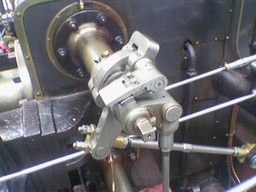
#> input picture Assignment 1/valve.png, 256 x 192 px, shrunk from 640 x 480 before the run
$ jupyter execute VIC2018_Assignment1_LONDONO.ipynb   (shell and % lines are left out)   (older library calls are emulated)
#> lines starting #> are read from the running program, lines starting #| are printed output that depends on the picture
#> further down, img is the input picture: shape (192, 256, 3); mean B, G, R 108.9, 104.8, 106.3
# MA3315: Introduction to Visual Computing
# Juan LONDONO
## Assignment 1

This assignment has two problems.

Let us load the required libraries first.

[cell 1]
from __future__ import print_function
import cv2
import numpy as np
#import Image
import matplotlib.pyplot as plt

## 1. The Canny edge detector

For the first problem, we will implement our own Canny edge detector. Recall that the Canny edge detector consists of the following steps:
* Smoothing the image using a Gaussian filter
* Computing the gradient of the image&mdash;magnitude and direction&mdash;using the Sobel operator
* Non-maximum suppression using the gradient's magnitude and direction
* Double thresholding
* Edge connectivity using hysterisis

#### 1.A Smoothing

This standard smoothing operation can be implemented using the `gaussian_filter` function found in `sklearn.ndimage`.
Alternatively, you can use the following Gaussian filter:

`G = np.array([[2, 4,  5,  2,  2],
               [4, 9,  12, 9,  4],
               [5, 12, 15, 12, 5],
               [4, 9,  12, 9,  4],
               [2, 4,  5,  4,  2]]) / 156;`


[cell 2]
# Building the smoothing function using a gaussian filter

from scipy.ndimage import gaussian_filter

def gaussian_smoothing(image):
    """
    Inputs:
        image                The input image.

    Outputs:
        smoothed_image       The image smoothed through a Gaussian filter of Sigma = 3.
    """

    smoothed = gaussian_filter(image, sigma = 3)

    return smoothed

#### 1.B Gradients

Use the Sobel operators to compute $g_x$ and $g_y$. The magnitude and direction of the gradient can be computed as
$\sqrt{g_x^2 + g_y^2}$, and $\arctan\left(\frac{g_y}{g_x}\right)$

[cell 3]
# Computing the gradient magnitude and direction with Sobel operators

def gradient(smoothed_image):
    """
    Inputs:
        smoothed_image       The image after a guassian smoothing.

    Outputs:
        g_magnitude          The magnitude of the gradient at each pixel.
        g_dir                The direction of the gradient at each pixel.
    """
    # We use the cv2.Sobel function from openCV
    sobelx = cv2.Sobel(img,cv2.CV_64F,1,0,ksize=3)
    sobely = cv2.Sobel(img,cv2.CV_64F,0,1,ksize=3)

    # Calculating magnitude and direction thanks to the given formulas
    g_magnitude = np.sqrt( np.square(sobelx) + np.square(sobely) )
    g_dir = np.absolute( np.arctan2( sobely, sobelx ) )

    return g_magnitude, g_dir

#### 1.C Non-maximum suppression

We will take a simplistic approach to non-maximum suppression. First, we quantise the gradient directions into four values&mdash;$0$, $\frac{\pi}{4}$, $\frac{\pi}{2}$, and $\frac{3\pi}{4}$. Next, we suppress gradients at all points that are not greater than the two neighbours found when moving in the direction perpendicular to the edge.

[cell 4]
def non_maximum_suppression(g_magnitude, g_dir):
    """
    Inputs:
        g_magnitude          The magnitude of the gradient at each pixel.
        g_dir                The direction of the gradient at each pixel.

    Outputs:
        g_max                Image magnitude with thined edges.
    """
    pi = np.pi
    quant_g_dir = np.copy(g_dir)

    # Quantizing the gradient directions into the corresponding value based on their corresponding interval
    np.place(quant_g_dir, (quant_g_dir >= 0) & (quant_g_dir < pi/8), 0)
#> quant_g_dir: shape (192, 256) float64; min 0, max 3.14, mean 1.58
    np.place(quant_g_dir, (quant_g_dir >= pi/8) & (quant_g_dir < 3*pi/8), pi/4)
#> quant_g_dir: shape (192, 256) float64; min 0, max 3.14, mean 1.58
    np.place(quant_g_dir, (quant_g_dir >= 3*pi/8) & (quant_g_dir < 5*pi/8), pi/2)
    np.place(quant_g_dir, (quant_g_dir >= 5*pi/8) & (quant_g_dir < 7*pi/8), 3*pi/4)
    np.place(quant_g_dir, (quant_g_dir >= 7*pi/8), 0)
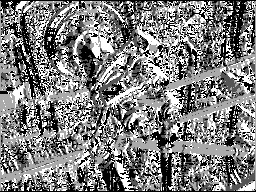
#> quant_g_dir: shape (192, 256) float64; min 0, max 2.36, mean 1.17; drawn with min black and max white

    # Padding the arrays
    pad_dir = np.pad(quant_g_dir, 1 , 'constant', constant_values=(0, 0))
    pad_mag = np.pad(g_magnitude, 1 , 'constant', constant_values=(0, 0))

    # Based on the 4 possible directions, we suppress the gradients at points
    # that are not greater than the two neighbours
    for i in range(quant_g_dir.shape[0]):
        for j in range(quant_g_dir.shape[1]):
            if pad_dir[i,j] == 0:
                x = pad_mag[i,j]
                a = pad_mag[i,j-1]
                b = pad_mag[i,j+1]

                if x<=a or x<=b:
                    pad_mag[i,j] = 0

            elif pad_dir[i,j] == pi/4:
                x = pad_mag[i,j]
                a = pad_mag[i-1,j+1]
                b = pad_mag[i+1,j-1]

                if x<=a or x<=b:
                    pad_mag[i,j] = 0

            elif pad_dir[i,j] == pi/2:
                x = pad_mag[i,j]
                a = pad_mag[i-1,j]
                b = pad_mag[i+1,j]

                if x<=a or x<=b:
                    pad_mag[i,j] = 0

            elif pad_dir[i,j] == 3*pi/4:
                x = pad_mag[i,j]
                a = pad_mag[i-1,j-1]
                b = pad_mag[i+1,j+1]

                if x<=a or x<=b:
                    pad_mag[i,j] = 0

    g_max = pad_mag[1:-1,1:-1]
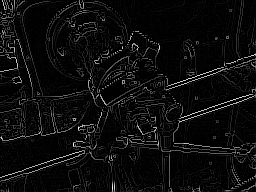
#> g_max: shape (192, 256) float64; min 0, max 852.3, mean 44; drawn with min black and max white

    return g_max

#### 1.D Doule thresholding

Double thresholding can be implemented by fixing two thresholds, `lo` and `hi`. Accordingly, we will have two *levels* of gradient magnitudes&mdash;*weak* and *strong*. Pixels where the magnitude of the gradient is greater than high will be designated *strong* points, while those where it lies between `lo` and `high` will be designated *weak*.

[cell 5]
def double_thresholding(g_max, thresh_lo, thresh_hi):
    """
    Inputs:
        thresh_lo          Low threshold.
        thresh_hi          High threshold.
        g_max              Image magnitude with thined edges.

    Outputs:
        thresh_img         Thresholded image with only 3 possible values for points: [0, "weak", "strong"].
    """
#> called with thresh_lo = 0.1, thresh_hi = 0.2

    thresh_img = np.copy(g_max)

    # Setting the low and high threshold values
    low = thresh_lo*np.max(thresh_img)
#> low = 85.23
    high = thresh_hi*np.max(thresh_img)
#> high = 170.5

    # Seeting points below "low" to zero
    np.place(thresh_img, thresh_img <= low, 0)
    # Setting points greater than "high" to a "strong" value, here np.max(thresh_img)
    np.place(thresh_img, thresh_img >= high, np.max(thresh_img))
    # Setting points between "low" and "high" to a "weak" value, here np.max(thresh_img)/2
    np.place(thresh_img, (thresh_img > low) & (thresh_img < high), np.max(thresh_img)/2)

    return thresh_img

#### 1.E Edge connectivity

Finally, we decide on edge connectivity as follows:
* All pixels with strong gradients belong to edges, termed *definite edges*.
* All pixels with weak gradients belong to edges only if they are connected to definite edges.

[cell 6]
def connectivity(thresh_img):
    """
    Inputs:
        thresh_img         Thresholded image with only 3 possible values for points: [0, "weak", "strong"].

    Outputs:
         edge_img          Image with only "definite edges", i.e. strong points or weak points
                           with at least one strong point in vicinity.
    """

    edge_img = np.copy(thresh_img)
    # Padding our image
    pad_edge = np.pad(edge_img, 1 , 'constant', constant_values=(0, 0))

    for i in range(1, (pad_edge.shape[0]-1)):
        for j in range(1, (pad_edge.shape[1]-1)):
            if pad_edge[i,j] == np.max(thresh_img)/2:
                # Setting weak points with one strong point in vicinity as a "definite edge"
                if np.max(pad_edge[i-1:i+1, j-1:j+1]) == np.max(thresh_img):
                    pad_edge[i,j] = 1
                # Setting weak points with no strong point in vicinity to 0
                else:
                    pad_edge[i,j] = 0
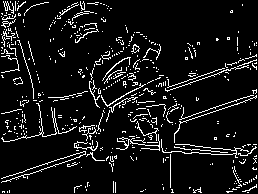
#> pad_edge: shape (194, 258) float64; min 0, max 852.3, mean 70.8; drawn with min black and max white

    edge_img = pad_edge[1:-1,1:-1]
    # Creating a binary image with values [0,1]
    edge_img[edge_img==np.max(thresh_img)] = 1
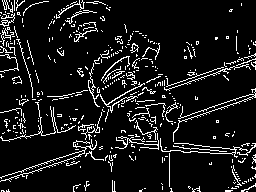
#> edge_img: shape (192, 256) float64; values 0 (black) and 1 (white), 9.6% white in thin lines or dots

    return edge_img

Given below is a template for the Canny edge detector. Your task is to complete this function, and write any supporting functions necessary. You are, of course, free to diverge from this template, if you so wish.

[cell 7]
def canny_edge_detector(img, thresh_lo=0.1, thresh_hi=0.2):
    """
    The Canny edge detector.

    Inputs:
        img              The input image
        thresh_lo        The fraction of the maximum gradient magnitude which will
                         be considered the lo threshold.
        thresh_hi        The fraction of the maximum gradient magnitude which will
                         be considered the hi threshold. Ideally should be 2x to 3x
                         thresh_lo.

    Outputs:
        edge_img         A binary image, with pixels lying on edges marked with a 1,
                         and others with a 0.
    """

    # Smooth the image first.
    smoothed             = gaussian_smoothing(img)

    # Find gradient magnitude and direction
    g_magnitude, g_dir   = gradient(smoothed)

    # Non-maximum suppression
    g_max                = non_maximum_suppression(g_magnitude, g_dir)

    # Double thresholding
    thresh_img           = double_thresholding(g_max, thresh_lo, thresh_hi)

    # Final edge connectivity
    edge_img             = connectivity(thresh_img)

    # Return the result
    return edge_img

Now test the code on a sample image&mdash;

[cell 8]
img   = cv2.imread('valve.png')
img   = cv2.cvtColor(img, cv2.COLOR_RGB2GRAY)

edges = canny_edge_detector(img)

plt.figure(figsize=(20,10))

plt.subplot(1, 2, 1)
plt.imshow(img)
plt.axis('off')
plt.title('Original')

plt.subplot(1, 2, 2)
plt.imshow(edges)
plt.axis('off')
plt.title('Found edges')

plt.show()

> The result looks interesting and pretty accurate. We could however have achieved better results by performing a Non Maximun Suppression with **Interpolation**.

## 2. Stitching two images

For this problem, you are given two images&mdash;`left.png` and `right.png`, which were extracted from a bigger image. All we know is that `left.png` lies to the left and a bit above of `right.png`, and there is an overlapping region between the two. Your task will be to *stitch* these images together so that you can form a bigger image out of two smaller images.

Let us load the images first.

[cell 9]
left_img   = cv2.imread('left.png')
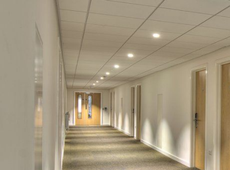
#> input picture Assignment 1/left.png, 230 x 170 px, shrunk from 575 x 425 before the run
#> left_img is the input picture: shape (170, 230, 3); mean B, G, R 125.8, 149.9, 163.2
left_img   = cv2.cvtColor(left_img, cv2.COLOR_RGB2GRAY)
#> left_img: shape (170, 230)

right_img  = cv2.imread('right.png')
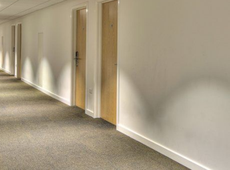
#> input picture Assignment 1/right.png, 230 x 170 px, shrunk from 575 x 425 before the run
#> right_img is the input picture: shape (170, 230, 3); mean B, G, R 131.2, 154.2, 167
right_img  = cv2.cvtColor(right_img, cv2.COLOR_RGB2GRAY)
#> right_img: shape (170, 230)

plt.figure(figsize=(12,6))

plt.subplot(1, 2, 1)
plt.imshow(left_img, cmap='gray')
plt.axis('off')
plt.title('Left')

plt.subplot(1, 2, 2)
plt.imshow(right_img, cmap='gray')
plt.axis('off')
plt.title('Right')

plt.show()

We will try to solve this problem using the Harris corner detector and the RANdom SAmple Consensus (RANSAC) algorithm.

The steps are the following&mdash;
* Find corner points in both images using the Harris corner detector.
* Choose a random pair of points&mdash;one from the left image, and the other from the right.
* We will assume that this pair represents the same location in the scene in both images. This gives a translation vector, so the we can superimpose this point in the right image onto the left image.
* The translation gives us an overlapping region, which can be given a similarity score.
* If we keep choosing this pair of points randomly, we can keep improving our similarity score until we have found the best match.

Your task now is the complete the following code.

[cell 10]
# Function to find corner points using Harris corner detector

def harris_corner_detector(img, blockSize = 2, ksize = 3, k = 0.04):
    """
    Inputs:
        img                The imput image.
        blockSize          Size of neighbourhood considered for corner detection.
        ksize              Aperture parameter of Sobel derivative used.
        k                  Harris detector free parameter in the equation.

    Outputs:
         detector          Array containing the values of all the detected (or not) corners at each pixel.
    """
#> called with blockSize = 2, ksize = 3, k = 0.04

    img      = np.float32(img)
#> img: shape (170, 230) float32
    detector = cv2.cornerHarris(img, blockSize, ksize, k)

    # Threshold for an optimal value, to keep only important edges.
    detector[detector<0.01*detector.max()]=0

    return detector

[cell 11]
# Function to find a random pair of corners from each image

def find_random_pair(corners_left, corners_right):
    """
    Inputs:
        corners_left       Image containing the values of all the detected corners in left image.
        corners_right      Image containing the values of all the detected corners in right image.

    Outputs:
         c_left            Indexes of the randomly selected corner of left image.
         c_right           Indexes of the randomly selected corner of right image.
    """

    left  = np.argwhere(corners_left!=0)
    right = np.argwhere(corners_right!=0)

    a = np.random.randint(0, left.shape[0])
    b = np.random.randint(0, right.shape[0])

    c_left  = tuple(left[a,:])
    c_right = tuple(right[b,:])

    return c_left, c_right

[cell 12]
# Function to find the translation vector, so the we can superimpose points in the right image onto the left image

def find_translation_vector(c_left, c_right):
    """
    Inputs:
         c_left            Indexes of the randomly selected corner of left image.
         c_right           Indexes of the randomly selected corner of right image.

    Outputs:
         x_trans           X coordinate of the translation vector.
         y_trans           Y coordinate of the translation vector.
    """

    x_trans = c_left[0]-c_right[0]
    y_trans = c_left[1]-c_right[1]

    return x_trans, y_trans

[cell 13]
# Function to calculate the similarity score between the patches of the two images
# that correspond to the overlapping region.

def compute_error(left, right, c_left, c_right):
    """
    Inputs:
         left              Left image.
         right             Right image.
         c_left            Indexes of the randomly selected corner of left image.
         c_right           Indexes of the randomly selected corner of right image.

    Outputs:
         this_error        Error calculated when comparing the two patches of the overlapping region.
         patch_shape       Shape of the overlapping region.
    """
    # Creating right patch
    line = c_right[0] + (left.shape[0] - (c_left[0] + 1))
    col  = c_right[1] + (left.shape[1] - (c_left[1] + 1))
    right_patch  = right[:line+1, :col+1]

    # Creating left patch
    left_patch = left[c_left[0]-c_right[0]:, c_left[1]-c_right[1]:]

    # Only patches with similar shapes can be compared
    if right_patch.shape == left_patch.shape:

        # Calculating error using MAE
        this_error = right_patch - left_patch
        this_error = np.absolute(this_error)
        this_error = np.sum(this_error) / (right_patch.shape[0]*right_patch.shape[1])

        # Calculating patch shape
        patch_shape = right_patch.shape

        return this_error, patch_shape

    # Patches with different shapes give a maximum error and no patch shape
    else :
        this_error = 255*left.shape[0]*left.shape[1]
        patch_shape = (0,0)
        return this_error, patch_shape

[cell 14]
def stitch_images(left, right, max_tries=1000):
    # Find corner points
    corners_left  = harris_corner_detector(left)
    corners_right = harris_corner_detector(right)

    best_error = 255*left.shape[0]*left.shape[1]
#> best_error = 9970500
    best_trans = None
    best_shape = None

    for n_try in range(max_tries):
        # Choose two points randomly
        c_left, c_right  = find_random_pair(corners_left, corners_right)

        # Get translation vector
        x_trans, y_trans = find_translation_vector(c_left, c_right)

        # Compute resulting error and patch shape.
        this_error, patch_shape = compute_error(left, right, c_left, c_right)

        if this_error < best_error:
            best_error   = this_error
            best_trans   = x_trans, y_trans
            best_shape   = patch_shape
#> this loop made 10000 passes
#> (c_left, c_right, x_trans, y_trans, line in compute_error, col in compute_error, this_error, best_error) on passes 1, 7, 11: ((109, 100), (52, 78), 57, 22, 112, 207, 124.5, 124.5), ((82, 96), (68, 1), 14, 95, 155, 134, 118.3, 118.3), ((109, 102), (74, 14), 35, 88, 134, 141, 106.8, 106.8)
#> (c_left, c_right, x_trans, y_trans, line in compute_error, col in compute_error, this_error, patch_shape) on passes 2, 3, 4, 5, 6, 8: ((96, 89), (169, 191), -73, -102, 242, 331, 9970500, (0, 0)), ((137, 135), (169, 206), -32, -71, 201, 300, 9970500, (0, 0)), ((145, 66), (8, 86), 137, -20, 32, 249, 9970500, (0, 0)), ((113, 196), (11, 79), 102, 117, 67, 112, 133.9, (68, 113)), ((118, 91), (27, 15), 91, 76, 78, 153, 127.6, (79, 154)), ((82, 97), (99, 59), -17, 38, 186, 191, 9970500, (0, 0))
#> pass 1, in compute_error, `right_patch  = right[:line+1, :col+1]`:
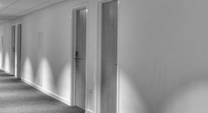
#> right_patch: shape (113, 208); min 23, max 250, mean 145.8
#> pass 1, in compute_error, `this_error = right_patch - left_patch`:
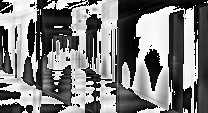
#> this_error: shape (113, 208); min 0, max 255, mean 124.5
#> pass 2, in compute_error (call 2), `left_patch = left[c_left[0]-c_right[0]:, c_left[1]-c_right[1]:]`:
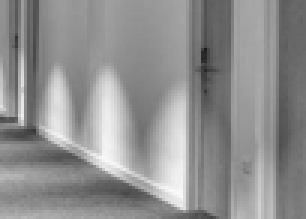
#> left_patch: shape (73, 102) (shown 3 times larger); min 29, max 250, mean 143.9

    # Computing the shape of the expected stitched image based on the patched shape
    stiched_image_shape = (2*left.shape[0]-best_shape[0], 2*left.shape[1]-best_shape[1])

    stitched_image = np.zeros(stiched_image_shape)
    stitched_image[:left.shape[0],:left.shape[1]] = left
    stitched_image[-right.shape[0]:,-right.shape[1]:] = right
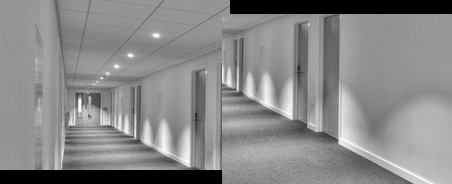
#> stitched_image: shape (184, 452) float64; min 0, max 255, mean 136

    return stitched_image
